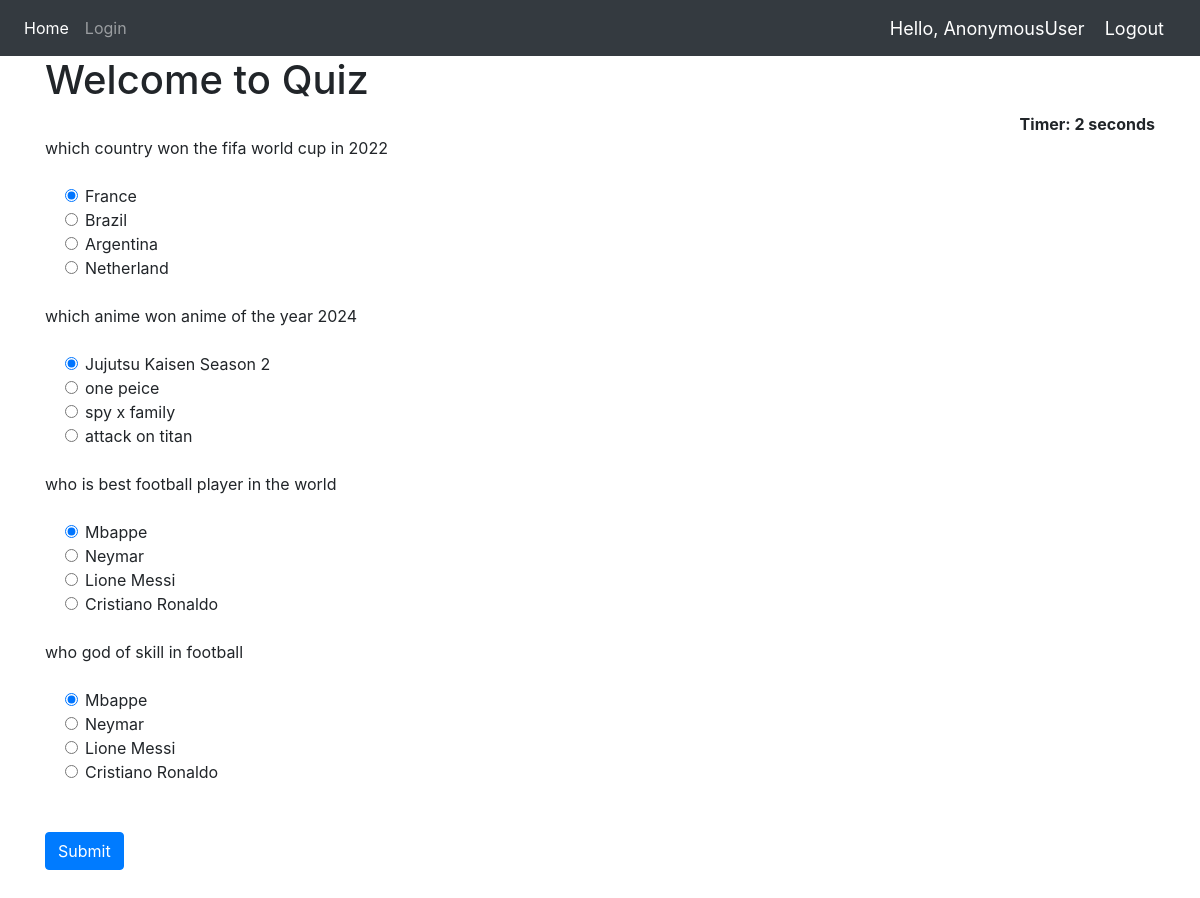
The page / on the database its author committed.
### home/models.py (models this page shows, shortened)
class QuesModel(models.Model):
    question = models.CharField(max_length=200,null=True)
    op1 = models.CharField(max_length=200,null=True)
    op2 = models.CharField(max_length=200,null=True)
    op3 = models.CharField(max_length=200,null=True)
    op4 = models.CharField(max_length=200,null=True)
    ans = models.CharField(max_length=200,null=True)

### home/views.py (the view)
# urls.py: 2. Add a URL to urlpatterns:  path('', views.home, name='home')
def home(request):
    if request.method == 'POST':
        print(request.POST)
        questions=QuesModel.objects.all()
        score=0
        wrong=0
        correct=0
        total=0
        for q in questions:
            total+=1
            print(request.POST.get(q.question))
            print(q.ans)
            print()
            if q.ans ==  request.POST.get(q.question):
                score+=10
                correct+=1
            else:
                wrong+=1
        percent = score/(total*10) *100
        context = {
            'score':score,
            'time': request.POST.get('timer'),
            'correct':correct,
            'wrong':wrong,
            'percent':percent,
            'total':total
        }
        return render(request,'result.html',context)
    else:
        questions=QuesModel.objects.all()
        context = {
            'questions':questions
        }
        return render(request,'home.html',context)

### home/templates/home.html (shortened to what this page needs)
{% extends 'dependencies.html' %}
{% block content %}
{% load static %}
<div class="container ">
<h1>Welcome to  Quiz</h1>
<div align="right " id="displaytimer"><b>Timer: 0 seconds</b></div>
 <form method='post' action=''>
    {% for q  in questions%}
    <div class="form-group">
      <label for="question">{{q.question}}</label>
    </div>
    <div class="form-check">
        <div class="form-check">
            <input class="form-check-input" type="radio" name="{{q.question}}" id="gridRadios1" value="option1" checked>
            <label class="form-check-label" for="gridRadios1">
                {{q.op1}}
            </label>
        </div>
        <div class="form-check">
            <input class="form-check-input" type="radio" name="{{q.question}}" id="gridRadios2" value="option2">
            <label class="form-check-label" for="gridRadios2">
                {{q.op2}}
            </label>
        </div>
        <div class="form-check">
            <input class="form-check-input" type="radio" name="{{q.question}}" id="gridRadios1" value="option3">
            <label class="form-check-label" for="gridRadios1">
                {{q.op3}}
            </label>
        </div>
        <div class="form-check">
            <input class="form-check-input" type="radio" name="{{q.question}}" id="gridRadios2" value="option4">
            <label class="form-check-label" for="gridRadios2">
                {{q.op4}}
            </label>
        </div>
        <br>
    </div>
    {% endfor %}
    <br>
    <button type="submit" class="btn btn-primary">Submit</button>
  </form>
</div>
{% endblock %}

### home/templates/dependencies.html (shortened to what this page needs)
{% load static %}
<html>
    <head>
        <link rel="stylesheet" href="https://stackpath.bootstrapcdn.com/bootstrap/4.5.0/css/bootstrap.min.css">
    </head>
    <body>
        {% include 'navbar.html' %}
        {% block content %}
        {% endblock %}
        <br>
    </body>
</html>

### home/templates/navbar.html (shortened to what this page needs)
{% load static %}
<nav class="navbar navbar-expand-lg navbar-dark bg-dark">
  <div class="collapse navbar-collapse" id="navbarNav">
    <ul class="navbar-nav">
      <li class="nav-item active">
        <a class="nav-link" href="{% url 'home' %}">Home</a>
      </li>
      <li class="nav-item">
        <a class="nav-link" href="{% url 'login' %}">Login</a>
      </li>
    </ul>
  </div>
  <span class="greet">Hello, {{request.user}}</span>
  <span ><a  class="greet" href="{% url 'logout' %}">Logout</a></span>
</nav>

### rows shown on the page
QuesModel: question "which country won the fifa world cup in 2022", op1 "France", op2 "Brazil", op3 "Argentina", op4 "Netherland"
QuesModel: question "which anime won anime of the year 2024", op1 "Jujutsu Kaisen Season 2", op2 "one peice", op3 "spy x family", op4 "attack on titan"
QuesModel: question "who is best football player in the world", op1 "Mbappe", op2 "Neymar", op3 "Lione Messi", op4 "Cristiano Ronaldo"
QuesModel: question "who god of skill in football", op1 "Mbappe", op2 "Neymar", op3 "Lione Messi", op4 "Cristiano Ronaldo"

### other values the page prints
{{ request.user }} "AnonymousUser"
